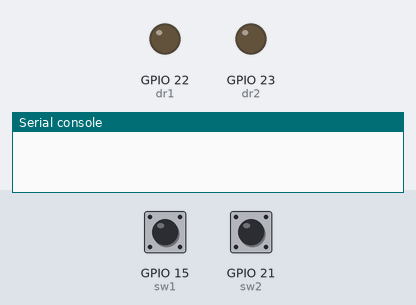
The program below on a simulated ESP32 board running MicroPython. Parts: output pins drawn as LEDs (lit = HIGH), the last lines printed to the serial console. The inputs (shaded band) are chosen by the test bench; at power-on: GPIO 15 (sw1) HIGH, GPIO 21 (sw2) HIGH.

Above: at 1.2 s.
1.3 s: GPIO 15 (sw1) pulled LOW for 0.15 s
At 2.0 s:
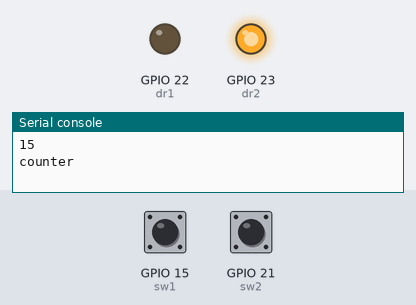
2.9 s: GPIO 21 (sw2) pulled LOW for 0.15 s
At 3.4 s:
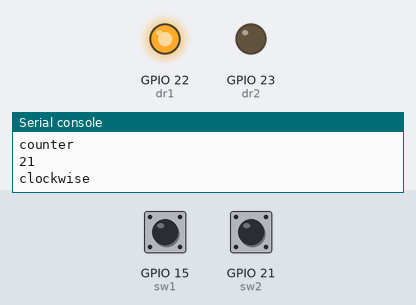
4.5 s: GPIO 15 (sw1) pulled LOW for 1 s
At 5.9 s:
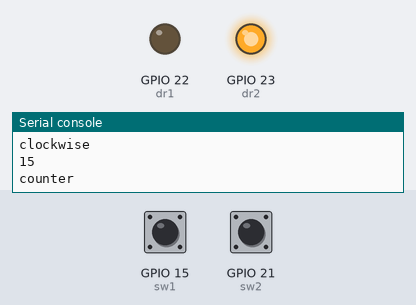
7.0 s: GPIO 21 (sw2) pulled LOW for 1 s
At 7.8 s:
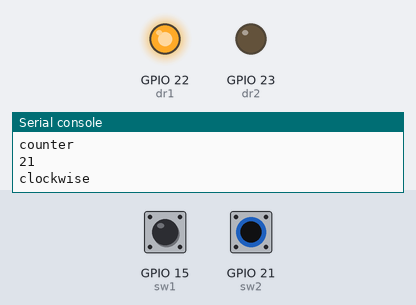
Timing chart, 0 to 10.0 s (numbered marks = the images above; inputs shaded):
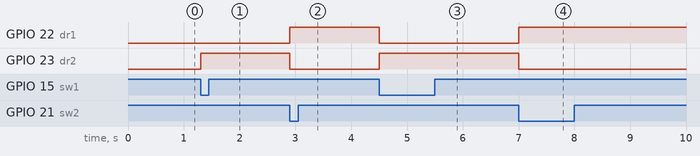

The program:

DC-motor_with_limit_switch.py
```python
import machine

sw1 = machine.Pin(15, machine.Pin.IN, machine.Pin.PULL_UP)
sw2 = machine.Pin(21, machine.Pin.IN, machine.Pin.PULL_UP)
dr1 = machine.Pin(22, machine.Pin.OUT)
dr2 = machine.Pin(23, machine.Pin.OUT)

press = False
irq_pin = 0

def handle_interrupt(pin):
    global press
    press = True
    global irq_pin
    irq_pin = int(str(pin)[4:-1])

sw1.irq(trigger=machine.Pin.IRQ_FALLING, handler=handle_interrupt)
sw2.irq(trigger=machine.Pin.IRQ_FALLING, handler=handle_interrupt)

while True:
    if press:
        print(irq_pin)
        press = False

        if irq_pin == 15:
            dr1.value(0)
            dr2.value(1)
            print('counter')
        elif irq_pin == 21:
            dr1.value(1)
            dr2.value(0)
            print('clockwise')
        else:
            pass
```

Measured:
- after the input at 1.3 s, GPIO 23 (dr2): LOW → HIGH at once
- after the input at 2.9 s, GPIO 22 (dr1): LOW → HIGH at once; GPIO 23 (dr2): HIGH → LOW at once
- after the input at 4.5 s, GPIO 22 (dr1): HIGH → LOW at once; GPIO 23 (dr2): LOW → HIGH at once
- after the input at 7.0 s, GPIO 22 (dr1): LOW → HIGH at once; GPIO 23 (dr2): HIGH → LOW at once
